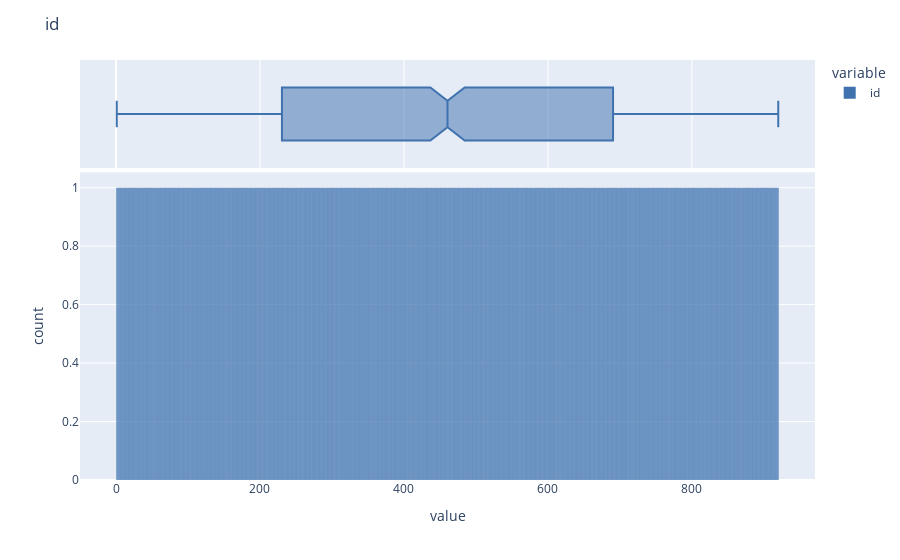
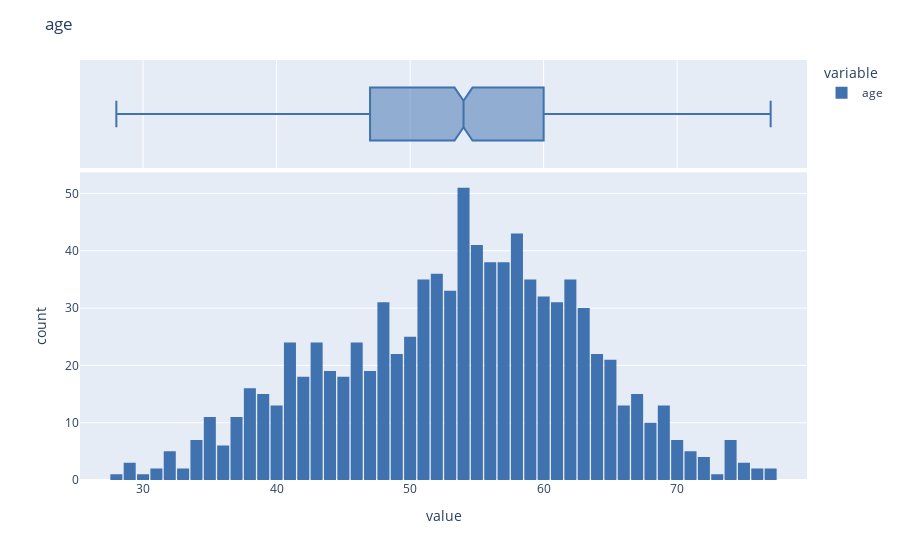
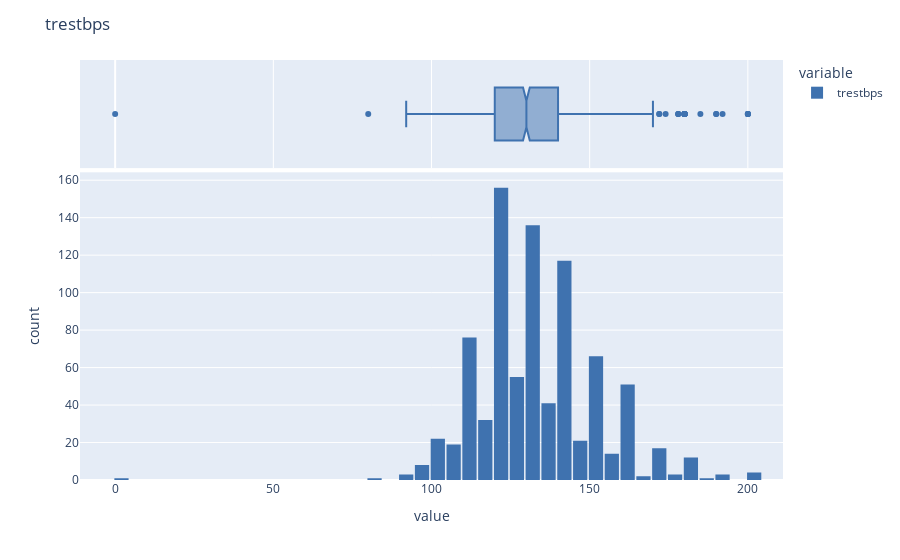
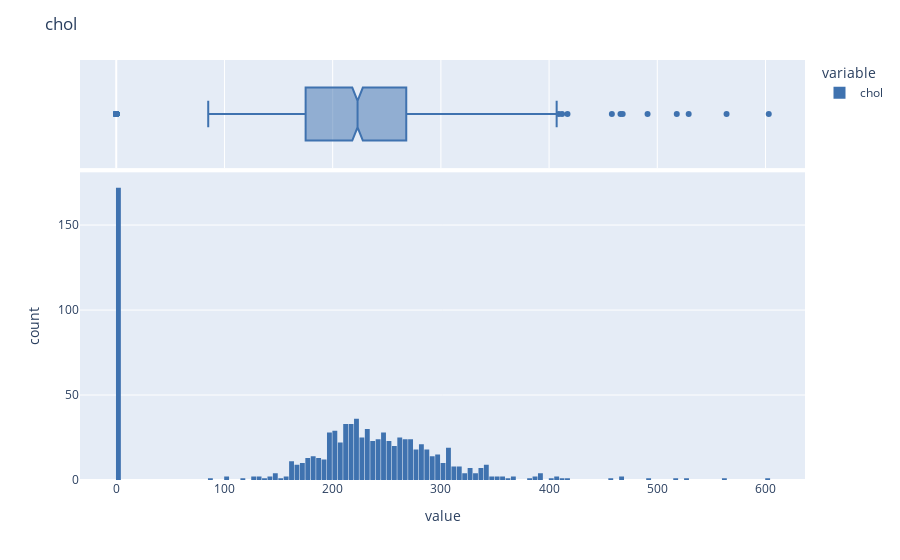

Here is the notebook cell these charts were saved with, in order:
### Code cell
for fig ,col in enumerate((numeric_df.columns)):
    fig = px.histogram(numeric_df[col],
                       marginal = "box",
                       color_discrete_sequence = ["#3F72AF"],
                       nbins = numeric_df[col].nunique())
    fig.update_layout(title = f"{col}", bargap = 0.1)
    fig.show()

### Figure 1 — Plotly figure (JSON) as saved in the notebook; plotly's stock layout.template omitted (floating-point values rounded to 4 significant figures; data arrays with more than 128 entries replaced by an {"elided": "..."} marker saying what was removed)
{"data": [{"alignmentgroup": "True", "bingroup": "x", "hovertemplate": "variable=id<br>value=%{x}<br>count=%{y}<extra></extra>", "legendgroup": "id", "marker": {"color": "#3F72AF", "pattern": {"shape": ""}}, "name": "id", "nbinsx": 920, "offsetgroup": "id", "orientation": "v", "showlegend": true, "type": "histogram", "x": {"elided": "920 int values"}, "xaxis": "x", "yaxis": "y"}, {"alignmentgroup": "True", "hovertemplate": "variable=id<br>value=%{x}<extra></extra>", "legendgroup": "id", "marker": {"color": "#3F72AF"}, "name": "id", "notched": true, "offsetgroup": "id", "showlegend": false, "type": "box", "x": {"elided": "920 int values"}, "xaxis": "x2", "yaxis": "y2"}], "layout": {"bargap": 0.1, "barmode": "relative", "legend": {"title": {"text": "variable"}, "tracegroupgap": 0}, "margin": {"t": 60}, "title": {"text": "id"}, "xaxis": {"anchor": "y", "domain": [0, 1], "title": {"text": "value"}}, "xaxis2": {"anchor": "y2", "domain": [0, 1], "matches": "x", "showgrid": true, "showticklabels": false}, "yaxis": {"anchor": "x", "domain": [0, 0.7326], "title": {"text": "count"}}, "yaxis2": {"anchor": "x2", "domain": [0.7426, 1], "matches": "y2", "showgrid": false, "showline": false, "showticklabels": false, "ticks": ""}}}

### Figure 2 — Plotly figure (JSON) as saved in the notebook; plotly's stock layout.template omitted (floating-point values rounded to 4 significant figures; data arrays with more than 128 entries replaced by an {"elided": "..."} marker saying what was removed)
{"data": [{"alignmentgroup": "True", "bingroup": "x", "hovertemplate": "variable=age<br>value=%{x}<br>count=%{y}<extra></extra>", "legendgroup": "age", "marker": {"color": "#3F72AF", "pattern": {"shape": ""}}, "name": "age", "nbinsx": 50, "offsetgroup": "age", "orientation": "v", "showlegend": true, "type": "histogram", "x": {"elided": "920 int values"}, "xaxis": "x", "yaxis": "y"}, {"alignmentgroup": "True", "hovertemplate": "variable=age<br>value=%{x}<extra></extra>", "legendgroup": "age", "marker": {"color": "#3F72AF"}, "name": "age", "notched": true, "offsetgroup": "age", "showlegend": false, "type": "box", "x": {"elided": "920 int values"}, "xaxis": "x2", "yaxis": "y2"}], "layout": {"bargap": 0.1, "barmode": "relative", "legend": {"title": {"text": "variable"}, "tracegroupgap": 0}, "margin": {"t": 60}, "title": {"text": "age"}, "xaxis": {"anchor": "y", "domain": [0, 1], "title": {"text": "value"}}, "xaxis2": {"anchor": "y2", "domain": [0, 1], "matches": "x", "showgrid": true, "showticklabels": false}, "yaxis": {"anchor": "x", "domain": [0, 0.7326], "title": {"text": "count"}}, "yaxis2": {"anchor": "x2", "domain": [0.7426, 1], "matches": "y2", "showgrid": false, "showline": false, "showticklabels": false, "ticks": ""}}}

### Figure 3 — Plotly figure (JSON) as saved in the notebook; plotly's stock layout.template omitted (floating-point values rounded to 4 significant figures; data arrays with more than 128 entries replaced by an {"elided": "..."} marker saying what was removed)
{"data": [{"alignmentgroup": "True", "bingroup": "x", "hovertemplate": "variable=trestbps<br>value=%{x}<br>count=%{y}<extra></extra>", "legendgroup": "trestbps", "marker": {"color": "#3F72AF", "pattern": {"shape": ""}}, "name": "trestbps", "nbinsx": 61, "offsetgroup": "trestbps", "orientation": "v", "showlegend": true, "type": "histogram", "x": {"elided": "920 int values"}, "xaxis": "x", "yaxis": "y"}, {"alignmentgroup": "True", "hovertemplate": "variable=trestbps<br>value=%{x}<extra></extra>", "legendgroup": "trestbps", "marker": {"color": "#3F72AF"}, "name": "trestbps", "notched": true, "offsetgroup": "trestbps", "showlegend": false, "type": "box", "x": {"elided": "920 int values"}, "xaxis": "x2", "yaxis": "y2"}], "layout": {"bargap": 0.1, "barmode": "relative", "legend": {"title": {"text": "variable"}, "tracegroupgap": 0}, "margin": {"t": 60}, "title": {"text": "trestbps"}, "xaxis": {"anchor": "y", "domain": [0, 1], "title": {"text": "value"}}, "xaxis2": {"anchor": "y2", "domain": [0, 1], "matches": "x", "showgrid": true, "showticklabels": false}, "yaxis": {"anchor": "x", "domain": [0, 0.7326], "title": {"text": "count"}}, "yaxis2": {"anchor": "x2", "domain": [0.7426, 1], "matches": "y2", "showgrid": false, "showline": false, "showticklabels": false, "ticks": ""}}}

### Figure 4 — Plotly figure (JSON) as saved in the notebook; plotly's stock layout.template omitted (floating-point values rounded to 4 significant figures; data arrays with more than 128 entries replaced by an {"elided": "..."} marker saying what was removed)
{"data": [{"alignmentgroup": "True", "bingroup": "x", "hovertemplate": "variable=chol<br>value=%{x}<br>count=%{y}<extra></extra>", "legendgroup": "chol", "marker": {"color": "#3F72AF", "pattern": {"shape": ""}}, "name": "chol", "nbinsx": 217, "offsetgroup": "chol", "orientation": "v", "showlegend": true, "type": "histogram", "x": {"elided": "920 int values"}, "xaxis": "x", "yaxis": "y"}, {"alignmentgroup": "True", "hovertemplate": "variable=chol<br>value=%{x}<extra></extra>", "legendgroup": "chol", "marker": {"color": "#3F72AF"}, "name": "chol", "notched": true, "offsetgroup": "chol", "showlegend": false, "type": "box", "x": {"elided": "920 int values"}, "xaxis": "x2", "yaxis": "y2"}], "layout": {"bargap": 0.1, "barmode": "relative", "legend": {"title": {"text": "variable"}, "tracegroupgap": 0}, "margin": {"t": 60}, "title": {"text": "chol"}, "xaxis": {"anchor": "y", "domain": [0, 1], "title": {"text": "value"}}, "xaxis2": {"anchor": "y2", "domain": [0, 1], "matches": "x", "showgrid": true, "showticklabels": false}, "yaxis": {"anchor": "x", "domain": [0, 0.7326], "title": {"text": "count"}}, "yaxis2": {"anchor": "x2", "domain": [0.7426, 1], "matches": "y2", "showgrid": false, "showline": false, "showticklabels": false, "ticks": ""}}}
